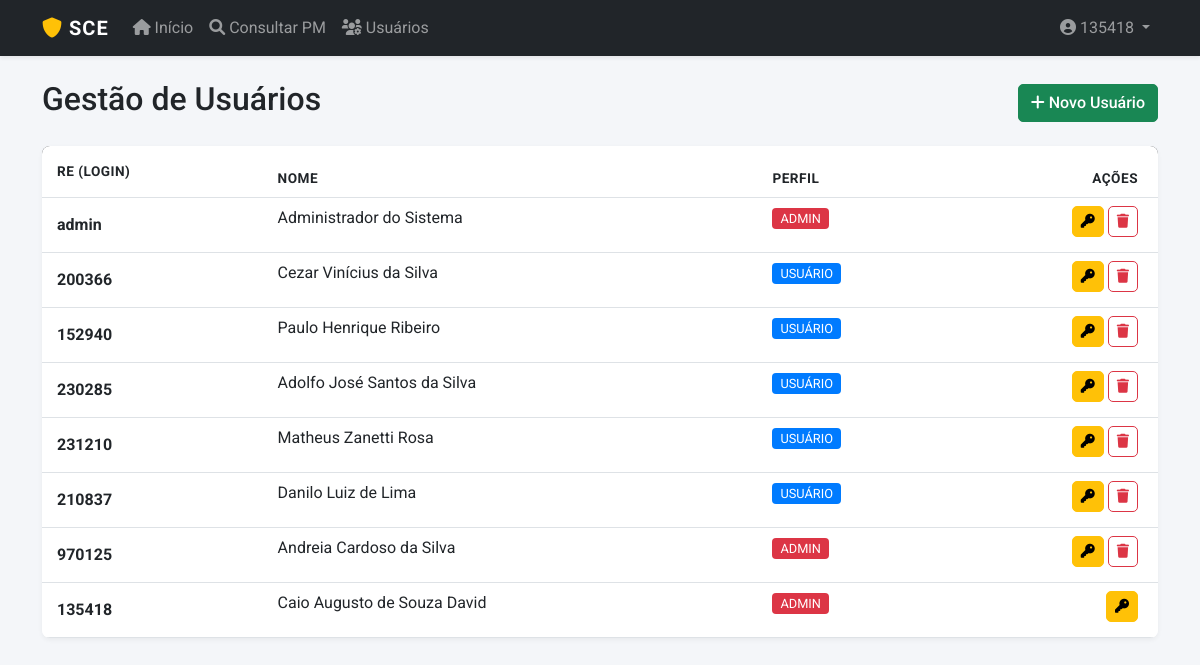
The app's page /usuarios (signed in), older data.
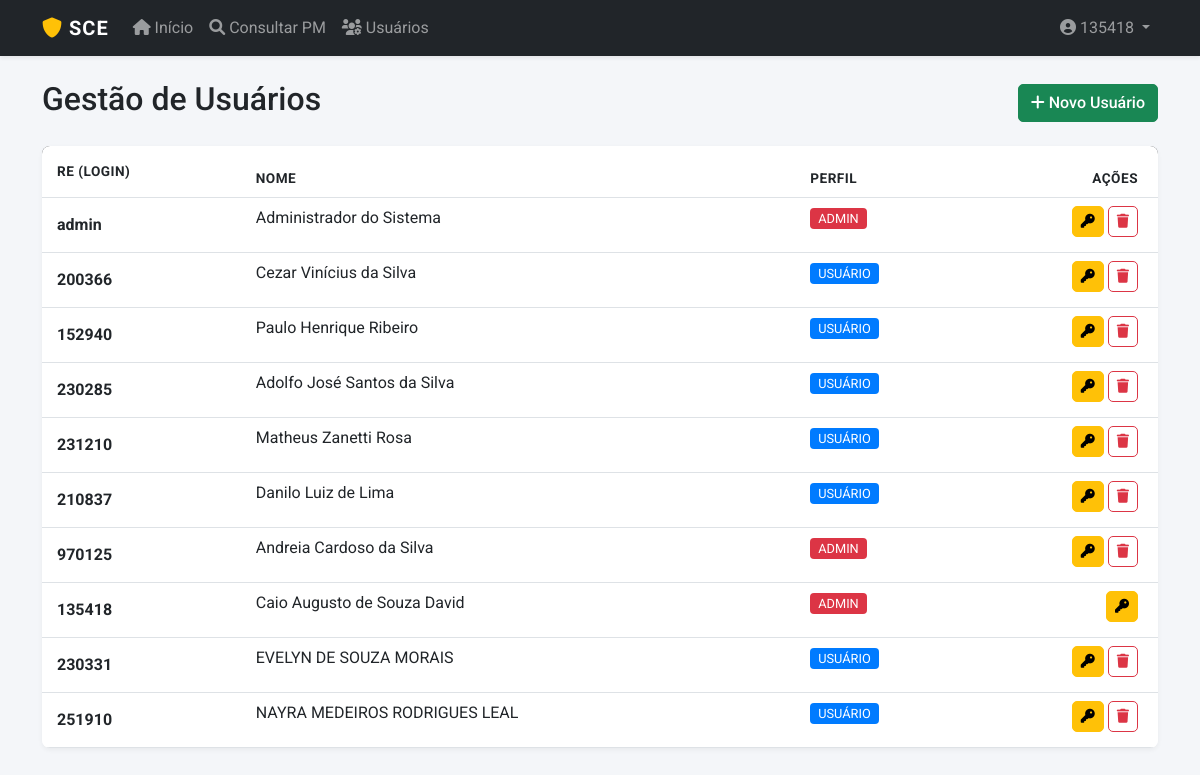
The same page, newer data.
### app.py (models this page shows)
class Usuario(UserMixin, db.Model):
    id = db.Column(db.Integer, primary_key=True)
    username = db.Column(db.String(20), unique=True, nullable=False)
    re = db.Column(db.String(20), unique=True, nullable=False)
    nome = db.Column(db.String(100), nullable=False)
    password = db.Column(db.String(100), nullable=False)
    perfil = db.Column(db.String(20), default='comum') # 'admin', 'operador', 'comum'

### app.py (the view)
@app.route('/usuarios')
@login_required
def listar_usuarios():
    if getattr(current_user, 'perfil', 'usuario') != 'admin': return redirect(url_for('index'))
    return render_template('usuarios.html', usuarios=Usuario.query.all())

### app.py (called while the page is built)
@login_manager.user_loader
def load_user(user_id):
    return db.session.get(Usuario, int(user_id))

### templates/usuarios.html (shortened to what this page needs)
{% extends "base.html" %}
{% block content %}
<div style="display: flex; justify-content: space-between; align-items: center; margin-bottom: 20px;">
    <h2>Gestão de Usuários</h2>
    <button class="btn btn-success" data-bs-toggle="modal" data-bs-target="#modalNovoUsuario">
        <i class="fas fa-plus"></i> Novo Usuário
    </button>
</div>
<div style="background: white; border-radius: 8px; box-shadow: 0 2px 5px rgba(0,0,0,0.05); overflow: hidden;">
    <table class="table table-hover mb-0">
        <thead style="background: #343a40; color: white;">
            <tr>
                <th style="padding: 15px;">RE (Login)</th>
                <th>Nome</th>
                <th>Perfil</th>
                <th style="text-align: right; padding-right: 20px;">Ações</th>
            </tr>
        </thead>
        <tbody>
            {% for u in usuarios %}
            <tr>
                <td style="padding: 15px;"><strong>{{ u.re }}</strong></td>
                <td>{{ u.nome }}</td>
                <td>
                    {% if u.perfil == 'admin' %}
                        <span style="background: #dc3545; color: white; padding: 3px 8px; border-radius: 4px; font-size: 0.8rem;">ADMIN</span>
                    {% else %}
                        <span style="background: #007bff; color: white; padding: 3px 8px; border-radius: 4px; font-size: 0.8rem;">USUÁRIO</span>
                    {% endif %}
                </td>
                <td style="text-align: right; padding-right: 20px;">
                    <button class="btn btn-sm btn-warning" onclick="abrirModalReset('{{ u.id }}', '{{ u.nome }}')" title="Resetar Senha">
                        <i class="fas fa-key"></i>
                    </button>
                    {% if u.id != current_user.id %}
                    <a href="{{ url_for('excluir_usuario', id_user=u.id) }}"
                       class="btn btn-sm btn-outline-danger"
                       onclick="return confirm('Tem certeza?');" title="Excluir">
                        <i class="fas fa-trash"></i>
                    </a>
                    {% endif %}
                </td>
            </tr>
            {% endfor %}
        </tbody>
    </table>
</div>
{% endblock %}

### templates/base.html (shortened to what this page needs)
<!DOCTYPE html>
<html lang="pt-br">
<head>
    <link href="https://cdn.jsdelivr.net/npm/bootstrap@5.3.0/dist/css/bootstrap.min.css" rel="stylesheet">
    <link href="https://cdnjs.cloudflare.com/ajax/libs/font-awesome/6.0.0/css/all.min.css" rel="stylesheet">
</head>
<body>
    <nav class="navbar navbar-expand-lg navbar-dark bg-dark shadow-sm">
        <div class="container">
            <a class="navbar-brand" href="{{ url_for('index') }}">
                <i class="fas fa-shield-alt text-warning"></i> SCE
            </a>
            <div class="collapse navbar-collapse" id="navbarNav">
                <ul class="navbar-nav me-auto">
                    <li class="nav-item">
                        <a class="nav-link" href="{{ url_for('index') }}">
                            <i class="fas fa-home"></i> Início
                        </a>
                    </li>
                    {% if current_user.is_authenticated %}
                    <li class="nav-item">
                        <a class="nav-link" href="{{ url_for('consultar_pm') }}">
                            <i class="fas fa-search"></i> Consultar PM
                        </a>
                    </li>
                    {% endif %}
                    {% if current_user.is_authenticated and current_user.perfil == 'admin' %}
                    <li class="nav-item">
                        <a class="nav-link" href="{{ url_for('listar_usuarios') }}">
                            <i class="fas fa-users-cog"></i> Usuários
                        </a>
                    </li>
                    {% endif %}
                </ul>
                <ul class="navbar-nav">
                    {% if current_user.is_authenticated %}
                    <li class="nav-item dropdown">
                        <a class="nav-link dropdown-toggle" href="#" id="userDrop" role="button" data-bs-toggle="dropdown">
                            <i class="fas fa-user-circle"></i> {{ current_user.username }}
                        </a>
                    </li>
                    {% else %}
                    <li class="nav-item">
                        <a class="nav-link" href="{{ url_for('login') }}">Entrar</a>
                    </li>
                    {% endif %}
                </ul>
            </div>
        </div>
    </nav>
    <div class="container py-4">
        {% block content %}{% endblock %}
    </div>
</body>
</html>

### templates/base.html (style rules this page uses)
body { font-family: 'Roboto', sans-serif; background-color: #f4f6f9; }
.navbar-brand { font-weight: 700; letter-spacing: 1px; }
.btn { border-radius: 5px; font-weight: 500; }
.table thead th { border-top: none; text-transform: uppercase; font-size: 0.85rem; letter-spacing: 0.5px; }

Row changes from the older to the newer data that the page shows:
added Usuario: re "230331", nome "EVELYN DE SOUZA MORAIS", perfil "USUÁRIO"
added Usuario: re "251910", nome "NAYRA MEDEIROS RODRIGUES LEAL", perfil "USUÁRIO"
